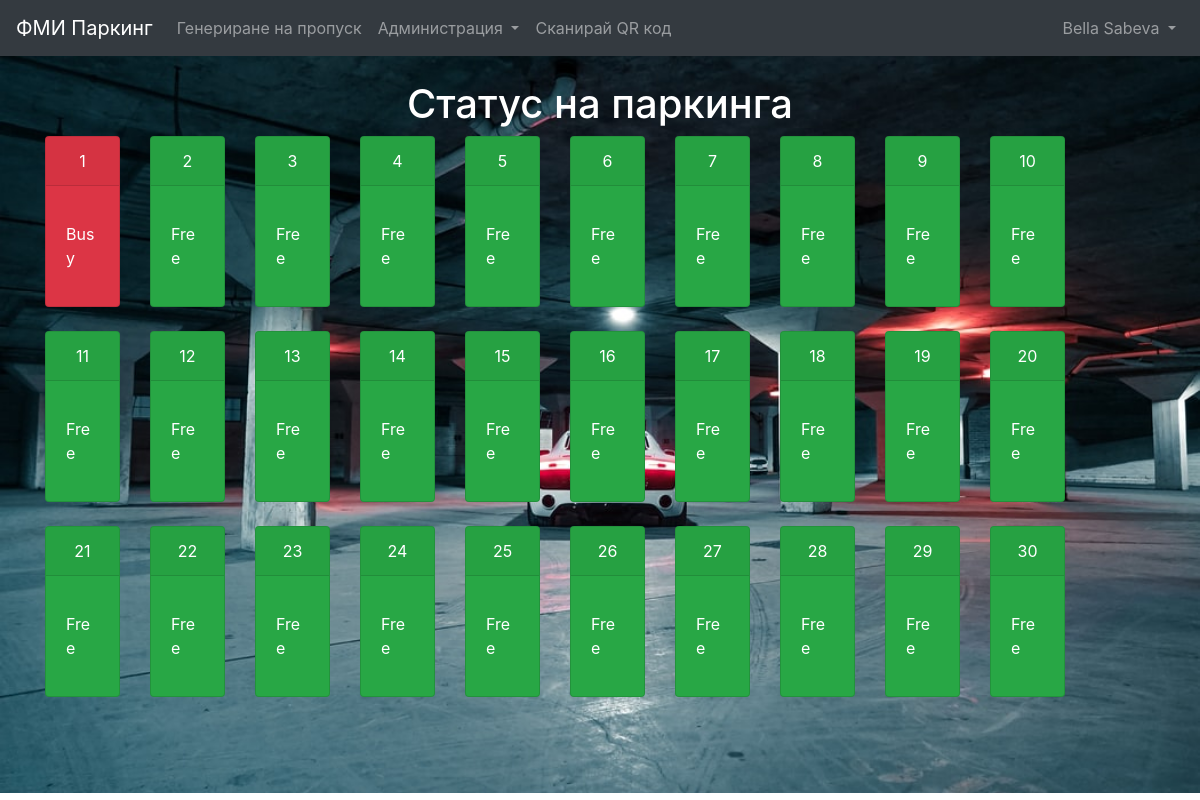
The page /index.php?login=success (signed in) on the database its author committed.
### tables this page shows
CREATE TABLE `parking_spots` (
  `number` int(11) NOT NULL,
  `car` varchar(15) DEFAULT NULL,
  `owner` int(11) DEFAULT NULL,
  `time_in` datetime DEFAULT NULL,
  `duration` int(11) DEFAULT NULL,
  `time_out` datetime DEFAULT NULL,
  `free` tinyint(1) NOT NULL
);

### models/ParkingSpotService.php (called while the page is built, shortened)
<?php
require_once 'ParkingSpot.php';
class ParkingSpotService
{
    private static $SELECT_ALL_PARKING_SPOTS = "SELECT ps.number, ps.time_in, ps.time_out, ps.free, u.u_first as first, u.u_last as last FROM parking_spots ps LEFT JOIN users u ON u.u_id = ps.owner";
    public static function getAllParkingSpots()
    {
        $connection = ParkingDB::getInstance()->getConnection();
        $query = $connection->query(self::$SELECT_ALL_PARKING_SPOTS);
        $parking_spots = array();
        while ($row = $query->fetch()) {
            $spot = new ParkingSpot(
                $row["number"],
                $row["first"]." ".$row["last"],
                $row["time_in"],
                $row["time_out"],
                $row["free"]);
            array_push($parking_spots, $spot);
        }
        return $parking_spots;
    }
    public static function countFreeParkingSpots()
    {
        $parking_spots = self::getAllParkingSpots();
        return count(array_filter($parking_spots, function ($spot) {
            return $spot->isFree();
        }));
    }
}

### controllers/ParkingSpotController.php (called while the page is built)
<?php
require_once 'models/ParkingSpot.php';
require_once 'models/ParkingSpotService.php';
class ParkingSpotController
{
    public static function getAllParkingSpots()
    {
        return ParkingSpotService::getAllParkingSpots();
    }
    public static function countFreeParkingSpots($parking_spots)
    {
        return ParkingSpotService::countFreeParkingSpots();
    }
}

### models/ParkingSpot.php (called while the page is built, shortened)
<?php
class ParkingSpot
{
    private $number;
    private $free;
    public function __construct($number, $owner, $time_in, $time_out, $free)
    {
        $this->number = $number;
        $this->free = $free;
    }
    public function getNumber() {
        return $this->number;
    }
    public function isFree() {
        return $this->free;
    }
}

### index.php (the view)
<?php include_once 'views/header.php'; ?>
<?php
require_once 'controllers/ParkingSpotController.php';
require_once 'models/ParkingSpotService.php';
$parking_spots = ParkingSpotController::getAllParkingSpots();
$free_spots = ParkingSpotController::countFreeParkingSpots($parking_spots);
?>
<div class="container">
    <?php if (is_logged_in()) { ?>
        <h1>Статус на паркинга</h1>
        <div class="row">
            <?php foreach ($parking_spots as $spot) : ?>
                <div class="col col-xs-2 col-sm-2 col-md-2 col-lg-1 mb-4" style="min-width: 105px;">
                    <div class="card text-white <?php echo $spot->isFree() ? 'bg-success' : 'bg-danger' ?>">
                        <div class="card-header"><?php echo $spot->getNumber() ?></div>
                        <div class="card-body">
                            <p class="card-text">
                                <?php if ($spot->isFree()) { ?>
                                    <p>Free</p>
                                <?php } else { ?>
                                    <p>Busy</p>
                                <?php } ?>
                            </p>
                        </div>
                    </div>
                </div>
            <?php endforeach; ?>
        </div>
    <?php } else { ?>
        <h1>Добре дошли!</h1>
        <h3>В момента има <?php echo $free_spots ?> свободни места.</h3>
        <h3>За  повече информация или за да влезете/излезете, моля влезте в профила си.</h3>
    <?php } ?>
</div>

### views/header.php (shortened to what this page needs)
<?php
function is_logged_in() {
    return isset($_SESSION['u_id']);
}
function is_admin() {
    return $_SESSION['u_role'] == 'admin';
}
function get_greeting() {
    return $_SESSION['u_first'] . ' ' . $_SESSION['u_last'];
}
?>
<!DOCTYPE html>
<html>
<head>
    <link rel="stylesheet" href="/fmi-parking/styles/style.css">
    <link rel="stylesheet" href="https://stackpath.bootstrapcdn.com/bootstrap/4.4.1/css/bootstrap.min.css">
</head>
<body>
<header>
    <nav class="navbar navbar-expand-lg navbar-dark bg-dark fixed-top">
        <a class="navbar-brand" href="/fmi-parking/index.php">ФМИ Паркинг</a>
        <div class="collapse navbar-collapse" id="navbar">
            <ul class="navbar-nav mr-auto">
                <?php if(is_logged_in()) { ?>
                    <li class="nav-item">
                        <a class="nav-link" href="/fmi-parking/views/generatecode.php">Генериране на пропуск</a>
                    </li>
                    <?php if (is_admin()) { ?>
                        <li class="nav-item dropdown">
                            <a class="nav-link dropdown-toggle" href="#" id="adminDropdown" role="button" data-toggle="dropdown" aria-haspopup="true" aria-expanded="false">
                                Администрация
                            </a>
                        </li>
                    <?php } else { ?>
                        <li class="nav-item">
                            <a class="nav-link" href="/fmi-parking/views/listcourses.php">Моите курсове</a>
                        </li>
                    <?php } ?>
                <?php } ?>
                <li class="nav-item">
                    <a class="nav-link" href="/fmi-parking/views/scancode.php">Сканирай QR код</a>
                </li>
            </ul>
            <ul class="navbar-nav">
                <?php if (is_logged_in()) { ?>
                    <li class="nav-item dropdown">
                        <a class="nav-link dropdown-toggle" href="#" id="profileDropdown" role="button" data-toggle="dropdown" aria-haspopup="true" aria-expanded="false">
                            <?php echo get_greeting(); ?>
                        </a>
                    </li>
                <?php } ?>
            </ul>
        </div>
    </nav>
</header>
<main>

### styles/style.css (style rules this page uses)
html, body { height: 100%; margin: 0; padding: 0; }
main { height: 100%; width: 100%; padding-top: 5rem; padding-bottom: 4.5rem; background-image: url('./background.jpg'); background-repeat: no-repeat; background-attachment: fixed; background-size: cover; }
h1, h2, h3 { color: white; text-align:center; }
p { color:white; }
.card-header { text-align: center; }
@media (min-width: 992px) and (max-width: 1200px) { html, body { height: auto; } }

### rows shown on the page
parking_spots: number "1", free "Busy"
parking_spots: number "9", free "Free"

### other values the page prints
get_greeting() "Bella Sabeva"
$spot->getNumber() "2"
$spot->getNumber() "3"
$spot->getNumber() "4"
$spot->getNumber() "5"
$spot->getNumber() "6"
$spot->getNumber() "7"
$spot->getNumber() "8"
$spot->getNumber() "10"
$spot->getNumber() "11"
$spot->getNumber() "12"
$spot->getNumber() "13"
$spot->getNumber() "14"
$spot->getNumber() "15"
$spot->getNumber() "16"
